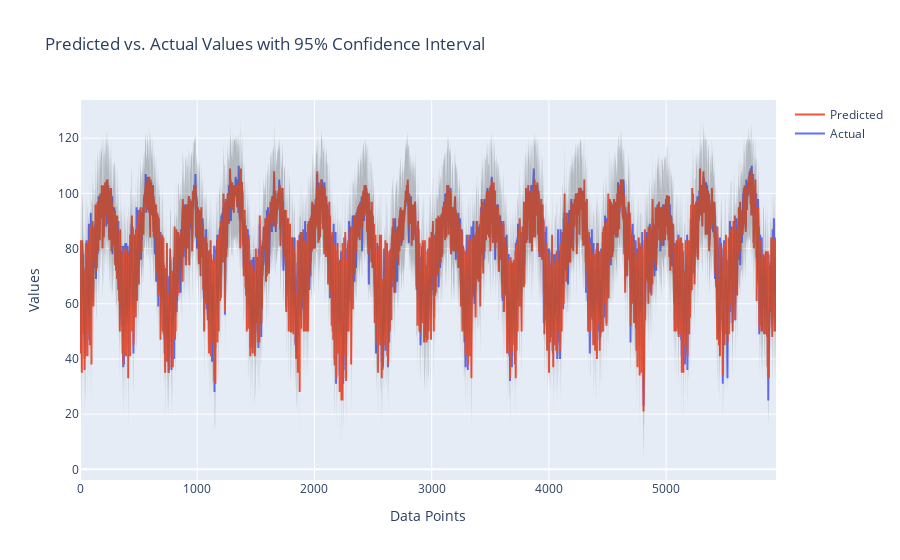

Notebook source saved alongside this figure:
### Code cell
# import explained variance score
from sklearn.metrics import explained_variance_score
import plotly.graph_objs as go

# Make predictions on the test data
y_pred = model.predict(X_test_scaled)

# Print explained variance on the test data
print("Explained Variance (R-squared) on Test Data:", explained_variance_score(y_test, y_pred))

# Print mean squared error on the test data
mse = np.mean((y_pred - y_test)**2)
print("Mean Squared Error (MSE) on Test Data:", mse)

mae = np.mean(np.abs(y_pred - y_test))
print("Mean Absolute Error (MAE) on Test Data:", mae)

std_error = np.std(y_pred - y_test)
print("Standard Error on Test Data:", std_error)

confidence_interval = 1.96 * std_error
print("95% Confidence Interval on Test Data:", confidence_interval)

# Create upper and lower bounds for uncertainty shading
upper_bound = y_pred + confidence_interval
lower_bound = y_pred - confidence_interval

# Plot the predicted vs. actual values
# Create traces for actual and predicted values
trace_actual = go.Scatter(
    x=np.arange(len(y_test)),
    y=y_test,
    mode='lines',
    name='Actual'
)

trace_predicted = go.Scatter(
    x=np.arange(len(y_pred)),
    y=y_pred,
    mode='lines',
    name='Predicted'
)

# Create traces for the uncertainty shading
trace_upper_bound = go.Scatter(
    x=np.arange(len(y_pred)),
    y=upper_bound,
    mode='lines',
    marker=dict(color="#444"),
    line=dict(width=0),
    showlegend=False
)

trace_lower_bound = go.Scatter(
    x=np.arange(len(y_pred)),
    y=lower_bound,
    mode='lines',
    marker=dict(color="#444"),
    line=dict(width=0),
    fillcolor='rgba(68, 68, 68, 0.3)',
    fill='tonexty',
    showlegend=False
)

# Create the layout for the figure
layout = go.Layout(
    title='Predicted vs. Actual Values with 95% Confidence Interval',
    xaxis=dict(title='Data Points'),
    yaxis=dict(title='Values')
)

# Create the figure
fig = go.Figure(data=[trace_actual, trace_predicted, trace_upper_bound, trace_lower_bound], layout=layout)

# Display the figure
fig.show()

### Figure 1 — Plotly figure (JSON) as saved in the notebook; plotly's stock layout.template omitted (floating-point values rounded to 4 significant figures; data arrays with more than 128 entries replaced by an {"elided": "..."} marker saying what was removed)
{"data": [{"mode": "lines", "name": "Actual", "type": "scatter", "x": {"elided": "5938 int values"}, "y": {"elided": "5938 int values"}}, {"mode": "lines", "name": "Predicted", "type": "scatter", "x": {"elided": "5938 int values"}, "y": {"elided": "5938 float values"}}, {"line": {"width": 0}, "marker": {"color": "#444"}, "mode": "lines", "showlegend": false, "type": "scatter", "x": {"elided": "5938 int values"}, "y": {"elided": "5938 float values"}}, {"fill": "tonexty", "fillcolor": "rgba(68, 68, 68, 0.3)", "line": {"width": 0}, "marker": {"color": "#444"}, "mode": "lines", "showlegend": false, "type": "scatter", "x": {"elided": "5938 int values"}, "y": {"elided": "5938 float values"}}], "layout": {"title": {"text": "Predicted vs. Actual Values with 95% Confidence Interval"}, "xaxis": {"title": {"text": "Data Points"}}, "yaxis": {"title": {"text": "Values"}}}}
